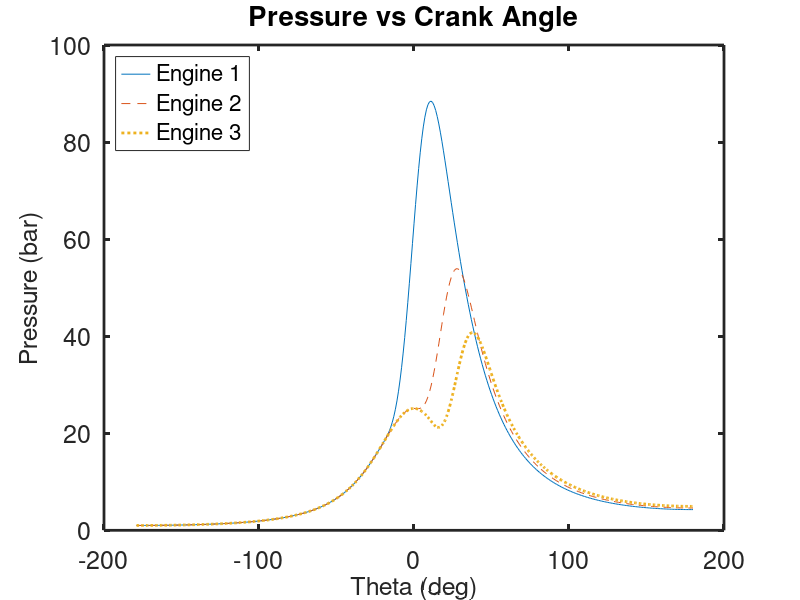
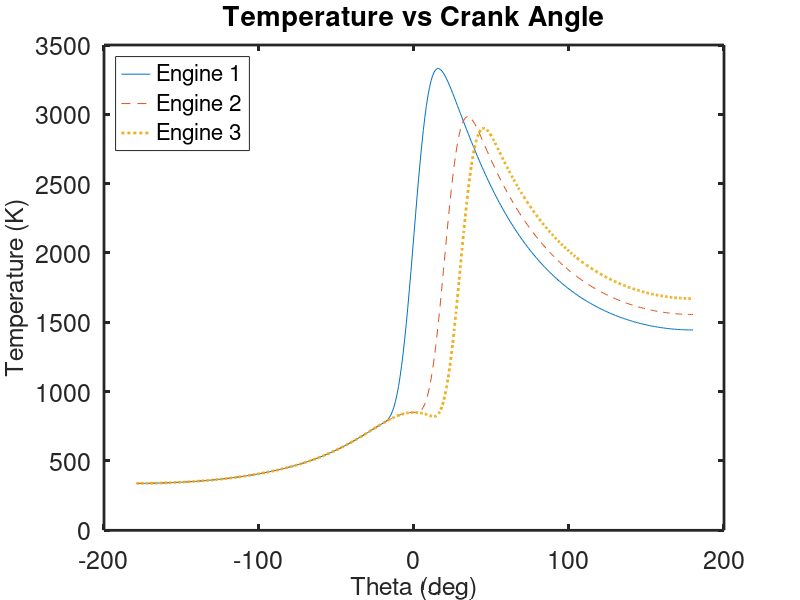

Write MATLAB code to recreate these figures, in order.
function []=FiniteHeatRelease()
% Gas cycle heat release code for two engines

% engine parameters 
clear();
thetas(1,1)= -20; % Engine1 start of heat release (deg)
thetas(2,1)= 0;   % Engine2 start of heat release (deg)
thetas(3,1)= 10;  % Engine3 start of heat release (deg)
thetad(1,1) = 40; % Engine1 duration of heat release (deg)
thetad(2,1) = 40; % Engine2 duration of heat release (deg)
thetad(3,1)= 40;  % Engine3 start of heat release (deg)

r=10;       %compression ratio
gamma= 1.4; %gas const
q= 20.2;    % dimensionless total heat release Qin/P1V1 

a= 5;  %weibe parameter a 
n= 3;  %weibe exponent n

step=1;      % crankangle interval for calculation/plot
NN=360/step; % number of data points

% initialize the results data structure
save.theta=zeros(NN,1); % crankangle
save.vol=zeros(NN,1);   % volume 
save.press=zeros(NN,2); % pressure 
save.work=zeros(NN,2);  % work

pinit(1) = 1; % Engine 1 initial dimensionless pressure P/P1
pinit(2) = 1; % Engine 2 initial dimensionless pressure P/P1 
pinit(3) = 1;

% for loop for engine1 and engine2
for j=1:3
theta = -180;          %initial crankangle
thetae = theta + step; %final crankangle in step
fy(1) = pinit(j); % assign initial pressure to working vector
fy(2) =0.;        % reset work vector 

  % for loop for pressure and work calculation
  for i=1:NN
    [fy, vol] = integrate(theta,thetae,fy);

    % reset to next interval
    theta = thetae;
    thetae = theta+step;
    % copy results to output vectors
    save.theta(i)=theta;
    save.vol(i,j)=vol;
    save.press(i,j)=fy(1);
    save.work(i,j)=fy(2);

  end %end of pressure and work iteration loop
end %end of engine iteration loop

[pmax1, id_max1] = max(save.press(:,1)); %Engine 1 max pressure
[pmax2, id_max2] = max(save.press(:,2)); %Engine 2 max pressure
[pmax3, id_max3] = max(save.press(:,3)); %Engine 2 max pressure

thmax1=save.theta(id_max1);%Engine 1 crank angle
thmax2=save.theta(id_max2);%Engine 2 crank angle
thmax3=save.theta(id_max3);%Engine 2 crank angle

m = 1.03*10^-3;
R = 83.14/29;

t1 = save.press(:,1).*save.vol(:,1)/(m*R);
t2 = save.press(:,2).*save.vol(:,2)/(m*R);
t3 = save.press(:,3).*save.vol(:,3)/(m*R);

w1=save.work(NN,1);
w2=save.work(NN,2);
w3=save.work(NN,3);

eta1= w1/q; % thermal efficiency
eta2= w2/q; 
eta3= w3/q;

imep1 = eta1*q*(r/(r -1)); %imep
imep2 = eta2*q*(r/(r -1));
imep3= eta3*q*(r/(r-1));

eta_rat1 = eta1/(1-r^(1-gamma)); 
eta_rat2 = eta2/(1-r^(1-gamma));
eta_rat3 = eta3/(1-r^(1-gamma));

% output overall results
fprintf('                  Engine 1         Engine 2        Engine 3    \n');
fprintf(' Theta_start       %5.2f           %5.2f           %5.2f  \n', thetas(1,1), thetas(2,1), thetas(3,1));
fprintf(' Theta_dur         %5.2f           %5.2f           %5.2f  \n', thetad(1,1), thetad(2,1), thetad(3,1));
fprintf(' P_max/P_1         %5.2f           %5.2f           %5.2f  \n', pmax1, pmax2, pmax3);
fprintf(' Theta_max         %7.1f           %7.1f           %7.1f \n',thmax1,thmax2, thmax3);
fprintf(' Net Work/P1V1     %7.2f           %7.2f           %7.2f  \n', w1,w2, w3);
fprintf(' Efficiency        %5.3f           %5.3f           %5.3f  \n', eta1, eta2, eta3);
fprintf(' Eff. Ratio        %5.3f           %5.3f           %5.3f\n', eta_rat1, eta_rat2, eta_rat3);
fprintf(' Imep/P1           %5.2f           %5.2f           %5.2f \n', imep1, imep2, imep3);

%plot results

%set(gcf,'Units','pixels','Position', [50,50,1200,600]);
%subplot(1,2,1);
plot(save.theta,save.press(:,1),'-',save.theta,save.press(:,2),'--',save.theta,save.press(:,3),':','linewidth',2 )
set(gca, 'fontsize', 18,'linewidth',2);
title('Pressure vs Crank Angle')
legend('Engine 1', 'Engine 2', 'Engine 3', 'Location','NorthWest')
xlabel('Theta (deg)','fontsize', 18)
ylabel('Pressure (bar)','fontsize', 18)
%print -deps2 heatrelpressure

figure();
%subplot(1,2,2);
plot(save.theta, t1, '-',save.theta,t2,'--', save.theta,t3,':','linewidth',2)
set(gca, 'fontsize', 18,'linewidth',2);
title('Temperature vs Crank Angle')
legend('Engine 1', 'Engine 2','Engine 3','Location','NorthWest')
xlabel('Theta (deg)','fontsize', 18)
ylabel('Temperature (K)','fontsize', 18)
%print -depsc heatreltemperature

% Plots Work vs Crank Angle
% figure();
% %subplot(1,2,3);
% plot(save.theta,save.work(:,1),'-',save.theta,save.work(:,2),'--', save.theta,save.work(:,3),':','linewidth',2)
% set(gca, 'fontsize', 18,'linewidth',2);
% %grid
% legend('Engine 1', 'Engine 2','Engine 3','Location','NorthWest')
% xlabel('Theta (deg)','fontsize', 18)
% ylabel('Work','fontsize', 18)


function[fy,vol] = integrate(theta,thetae,fy)
%  ode23 integration of the pressure differential equation 
%  from theta to thetae with current values of fy as initial conditions
[tt, yy] = ode23(@rates, [theta thetae], fy);
%put last element of yy into fy vector
 for k=1:2
  fy(k) = yy(length(tt),k);
 end
%pressure differential equation
    function [yprime] = rates(theta,fy) 
    vol=(1.+ (r -1)/2.*(1-cosd(theta)))/r;
    dvol=(r - 1)/2.*sind(theta)/r*pi/180.; %dvol/dtheta
    dx=0.; %set heat release to zero
        if(theta > thetas(j)) % then heat release dx  > 0
        dum1=(theta -thetas(j))/thetad(j);
        x=1.- exp(-(a*dum1^n));
        dx=(1-x)*a*n*dum1^(n-1)/thetad(j); %dx/dthetha
        end  
     term1= -gamma*fy(1)*dvol/vol;
     term2= (gamma-1)*q*dx/vol;
     yprime(1,1)= term1 + term2;
     yprime(2,1)= fy(1)*dvol;    
    end %end of function rates
end  %end of function integrate2
end % heat_release_weibe2
